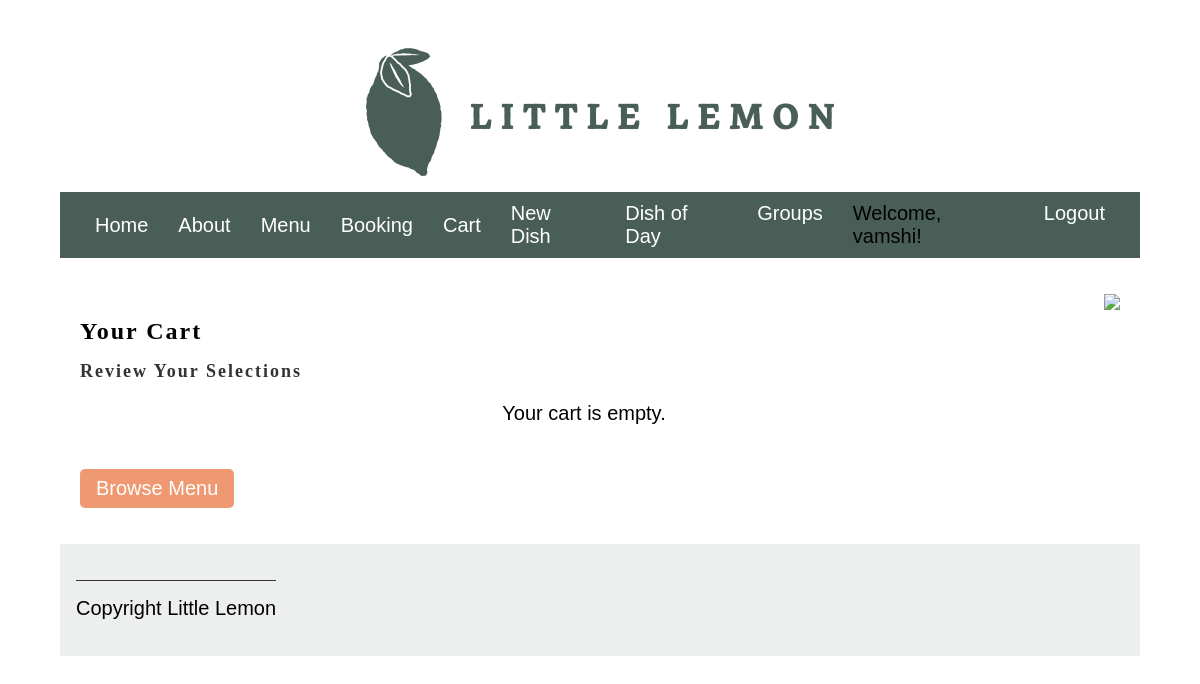
The app's page /cart/ (signed in), older data.
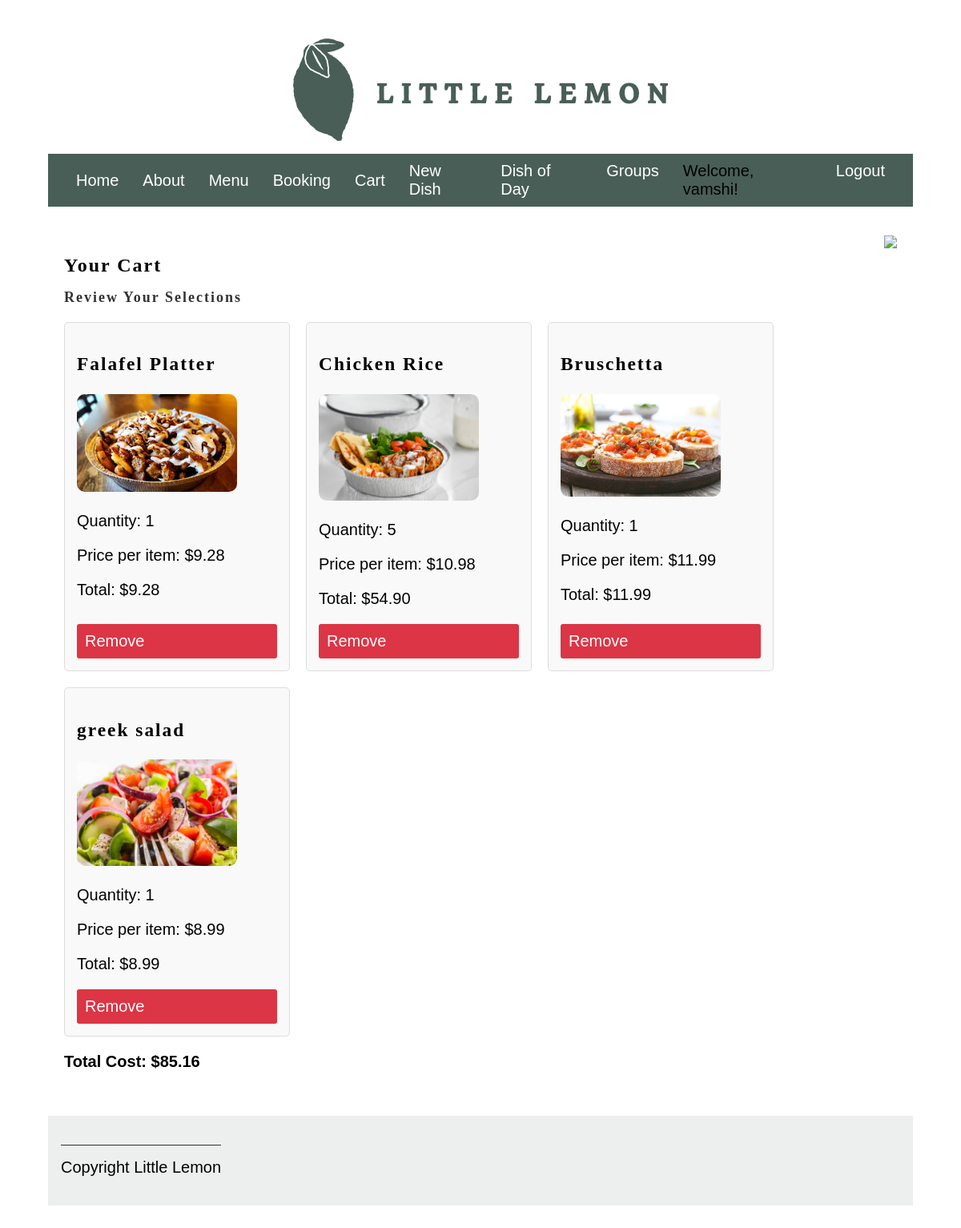
The same page, newer data.
### restaurant/models.py (models this page shows, shortened)
class CartItem(models.Model):
    cart = models.ForeignKey(Cart, related_name="items", on_delete=models.CASCADE)
    menu_item = models.ForeignKey(Menu, on_delete=models.CASCADE)
    quantity = models.PositiveIntegerField(default=1)
    @property
    def total_price(self):
        return self.menu_item.price * self.quantity

class Menu(models.Model):
    CATEGORY_CHOICES = [
        ('appetizer', 'Appetizer'),
        ('main_course', 'Main Course'),
        ('dessert', 'Dessert'),
        ('beverage', 'Beverage'),
    ]
    title = models.CharField(max_length=100)
    price = models.DecimalField(max_digits=5, decimal_places=2)
    inventory = models.IntegerField()
    image = models.ImageField(upload_to='img_upload/', default='menu_images/default_image.png')  # Allow null/blank for existing items
    category = models.CharField(max_length=20, choices=CATEGORY_CHOICES, null=True, blank=True)
    dish_of_the_day = models.BooleanField(default=False)  # Allow null/blank

class Cart(models.Model):
    user = models.OneToOneField(User, on_delete=models.CASCADE, null=True, blank=True)
    created_at = models.DateTimeField(auto_now_add=True)
    @property
    def total_cost(self):
        return sum(item.total_price for item in self.items.all())

### restaurant/views.py (the view, shortened to what this page needs)
# urls.py: path('cart/', views.cart_detail, name='cart_detail'),
def cart_detail(request):
    if request.user.is_authenticated:
        cart = Cart.objects.filter(user=request.user).first()
    return render(request, 'cart_detail.html', {'cart': cart})

### templates/cart_detail.html (shortened to what this page needs)
{% extends 'base.html' %} {% load static %}  {% block content %}
<section class="cart-section">
  <div class="cart-content">
    <h1 class="cart-heading">Your Cart</h1>
    <h2 class="cart-tagline">Review Your Selections</h2>
    {% if cart.items.all %}
    <ul class="cart-items-list">
      {% for item in cart.items.all %}
      <li class="cart-item">
        <div class="cart-item-details">
          <h3>{{ item.menu_item.title }}</h3>
          <img
            src="{{ item.menu_item.image.url }}"
            alt="{{ item.menu_item.title }}"
            class="menu-image"
          />
          <p>Quantity: {{ item.quantity }}</p>
          <p>Price per item: ${{ item.menu_item.price }}</p>
          <p>Total: ${{ item.total_price }}</p>
        </div>
        <a
          href="{% url 'remove_from_cart' item.menu_item.id %}"
          class="remove-button"
          >Remove</a
        >
      </li>
      {% endfor %}
    </ul>
    <div class="cart-total">
      <p><strong>Total Cost:</strong> ${{ cart.total_cost }}</p>
    </div>
    {% else %}
    <p class="empty-cart-message">Your cart is empty.</p>
    <a href="{% url 'menu' %}" class="cta-button">Browse Menu</a>
    {% endif %}
  </div>
  <div class="cart-image">
    <img src="{% static 'img/cart_image.jpg' %}" />
  </div>
</section>
{% endblock %}

### templates/base.html (shortened to what this page needs)
{% load static %}
<!DOCTYPE html>
<html lang="en">
  <head>
    <link rel="stylesheet" href="{% static 'css/style.css' %}" />
  </head>
  <body>
    <header>
      <img src="{% static 'img/logo.png' %}" alt="Little Lemon Logo" />
      <nav>
        <div class="nav-container">
          <ul class="nav-left">
            <li><a href="{% url 'home' %}">Home</a></li>
            <li><a href="{% url 'about' %}">About</a></li>
            <li><a href="{% url 'menu' %}">Menu</a></li>
            <li><a href="{% url 'book_table' %}">Booking</a></li>
            <li><a href="{% url 'cart_detail' %}">Cart</a></li>
          </ul>
          {% load custom_filters %}
          <ul class="nav-center">
            {% if user.is_superuser or user|is_in_group:"manager" %}
            <li><a href="{% url 'add_menu_item' %}">New Dish</a></li>
            <li><a href="{% url 'dish_of_the_day' %}">Dish of Day</a></li>
            <li><a href="{% url 'manage_groups' %}">Groups</a></li>
            {% endif %}
          </ul>
          <ul class="nav-right">
            {% if user.is_authenticated %}
            <li>Welcome, {{ user.username }}!</li>
            <li><a href="{% url 'Logout' %}">Logout</a></li>
            {% else %}
            <li><a href="{% url 'Login' %}">Login</a></li>
            <li><a href="{% url 'register' %}">Register</a></li>
            {% endif %}
          </ul>
        </div>
      </nav>
    </header>
    <main>
      {% block content %}{% endblock %}
    </main>
    <footer>
      <p>Copyright {{ current_year }} Little Lemon</p>
    </footer>
  </body>
</html>

### static/css/style.css (style rules this page uses)
body { font-family: 'Karla', sans-serif; margin-top: 3rem; margin-bottom: 3rem; margin-left: 5%; margin-right: 5%; }
h1, h2, h3, h4, h5, h6 { font-family: 'Markazi Text', serif; letter-spacing: 2px;; }
h1 { font-size: 4rem; margin-top: 1.5rem; margin-bottom: 0; }
h2 { font-size: 2.5rem; color: #333333; margin:1rem 0; }
p, ul { font-size: 1.25rem;; }
a { color: #EE9972; text-decoration: none; }
header img { display: block; margin-left: auto; margin-right: auto; max-width: 100%; height: auto; }
nav { display: flex; justify-content: space-between; align-items: center; background-color: #495E57; padding: 10px 20px; margin-top: 1rem; }
.nav-container { width: 100%; display: flex; justify-content: space-between; align-items: center; }
.nav-left, .nav-center, .nav-right { list-style: none; display: flex; margin: 0; padding: 0; }
.nav-left li, .nav-center li, .nav-right li { margin: 0 15px; }
.nav-left a, .nav-center a, .nav-right a { color: white; text-decoration: none; }
section { display: flex; gap: 2rem 1rem; margin-top: 1rem; margin-bottom: 1rem; flex-direction: row; }
footer { background-color: #EDEFEE; padding: 1rem; display: flex; gap: 2rem 1rem; }
footer p { border-top: #333333; border-style: solid; border-width: 0.1rem; border-bottom: none; border-left: none; border-right: none; text-align: right; padding-top: 1rem;; }
.menu-image { max-width: 100%; max-height: 250px; object-fit: cover; border-radius: 10px; }
.remove-button { background-color: #dc3545; color: white; border: none; padding: 10px; border-radius: 3px; cursor: pointer; }
.cart-section { display: flex; justify-content: space-between; padding: 20px; }
.cart-content { flex: 1; }
.cart-heading { font-size: 24px; font-weight: bold; }
.cart-tagline { font-size: 18px; margin-bottom: 20px; }
.cart-items-list { list-style: none; padding: 0; margin: 0; display: flex; flex-wrap: wrap; gap: 20px; }
.cart-item { border: 1px solid #ddd; border-radius: 5px; background-color: #f9f9f9; padding: 15px; display: flex; flex-direction: column; max-width: 250px; }
.cart-item-details { flex-grow: 1; }
.cart-total { margin-top: 20px; font-weight: bold; }
.menu-image { max-width: 80%; height: auto; }

Row changes from the older to the newer data that the page shows:
added CartItem: menu_item "Falafel Platter", menu_item.image (picture), quantity "1", menu_item.price "9.28", total_price "9.28"
added CartItem: menu_item "Chicken Rice", menu_item.image (picture), quantity "5", menu_item.price "10.98", total_price "54.90"
added CartItem: menu_item "Bruschetta", menu_item.image (picture), quantity "1", menu_item.price "11.99", total_price "11.99"
added CartItem: menu_item "greek salad", menu_item.image (picture), quantity "1", menu_item.price "8.99", total_price "8.99"
added Cart: total_cost "85.16"
Text that changed along with them:
text no longer shown: "Your cart is empty. Browse Menu"
text now shown: "Total Cost: $"
